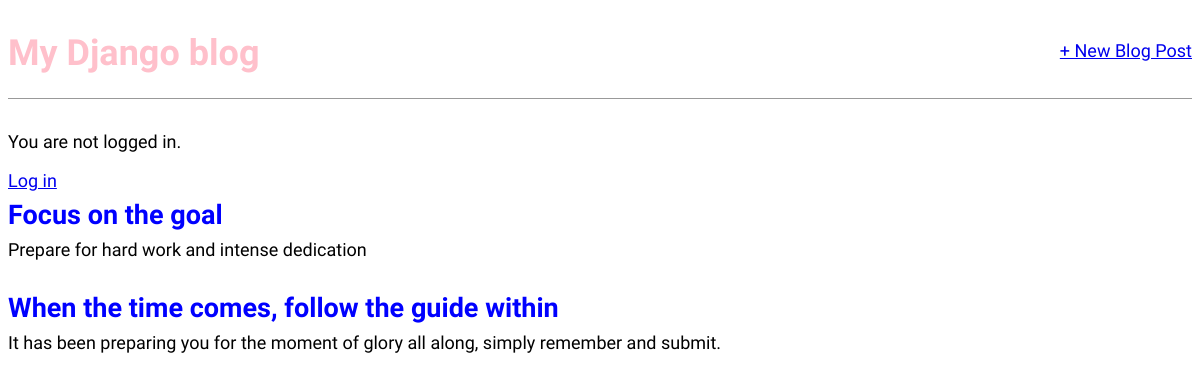
Before: / with the older database file.
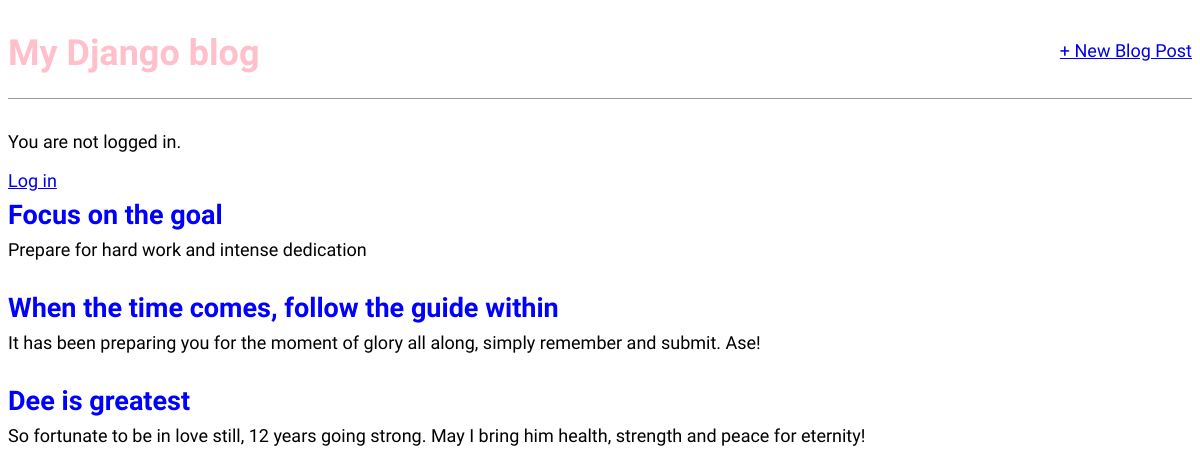
After: the same page with the newer database file.
### blog/models.py (models this page shows, shortened)
class Post(models.Model):
    title  = models.CharField(max_length=200)
    body   = models.TextField()
    author = models.ForeignKey(
            'auth.User',
            on_delete=models.CASCADE,
    )

### blog/views.py (the view)
# urls.py: path('', BlogListView.as_view(), name='home'),
class BlogListView(ListView):
    model = Post
    template_name = 'home.html'

### templates/home.html
{% extends 'base.html' %}
{% block content %}
  {% for post in object_list %}
    <div class="post-entry">
      <h2><a href="{% url 'post_detail' post.pk %}">{{ post.title }}</a></h2>
      <p>{{ post.body }}</p>
    </div>
  {% endfor %}
{% endblock content %}

### templates/base.html (shortened to what this page needs)
{% load static %}
<html>
  <head>
    <link href="{% static 'css/base.css' %}" rel="stylesheet">
  </head>
  <body>
    <div>
      <header>
        <div class="nav-left">
          <h1><a href="{% url 'home' %}">My Django blog</a></h1>
        </div>
        <div class="nav-right">
          <a href="{% url 'post_new' %}"> + New Blog Post</a>
        </div>
      </header>
      {% if user.is_authenticated %}
        <p>Hi {{ user.username }}!</p>
        <p><a href="{% url 'logout' %}">Log out</a></p>
      {% else %}
        <p>You are not logged in.</p>
        <a href="{% url 'login'%}">Log in</a>
      {% endif %}
      {% block content %}
      {% endblock content %}
    </div>
  </body>
</html>

### static/css/base.css (style rules this page uses)
body { font-family: 'Source Sans Pro', sans-serif; font-size: 18px; }
header { border-bottom: 1px solid #999; margin-bottom: 2rem; display: flex; }
header h1 a { color: pink; text-decoration: none; }
.nav-left { margin-right: auto; }
.nav-right { display: flex; padding-top: 2rem; }
.post-entry { margin-bottom: 2rem; }
.post-entry h2 { margin: 0.5rem 0; }
.post-entry h2 a, .post-entry h2 a:visited { color: blue; text-decoration: none; }
.post-entry p { margin: 0; font-weight: 400; }

Changed rows visible on the page:
changed Post "When the time comes, follow the guide within": body "It has been preparing you for the moment of glory all along, simply remember and submit." → "It has been preparing you for the moment of glory all along, simply remember and submit. Ase!"
added Post: title "Dee is greatest", body "So fortunate to be in love still, 12 years going strong. May I bring him health, strength and peace for eternity!"
